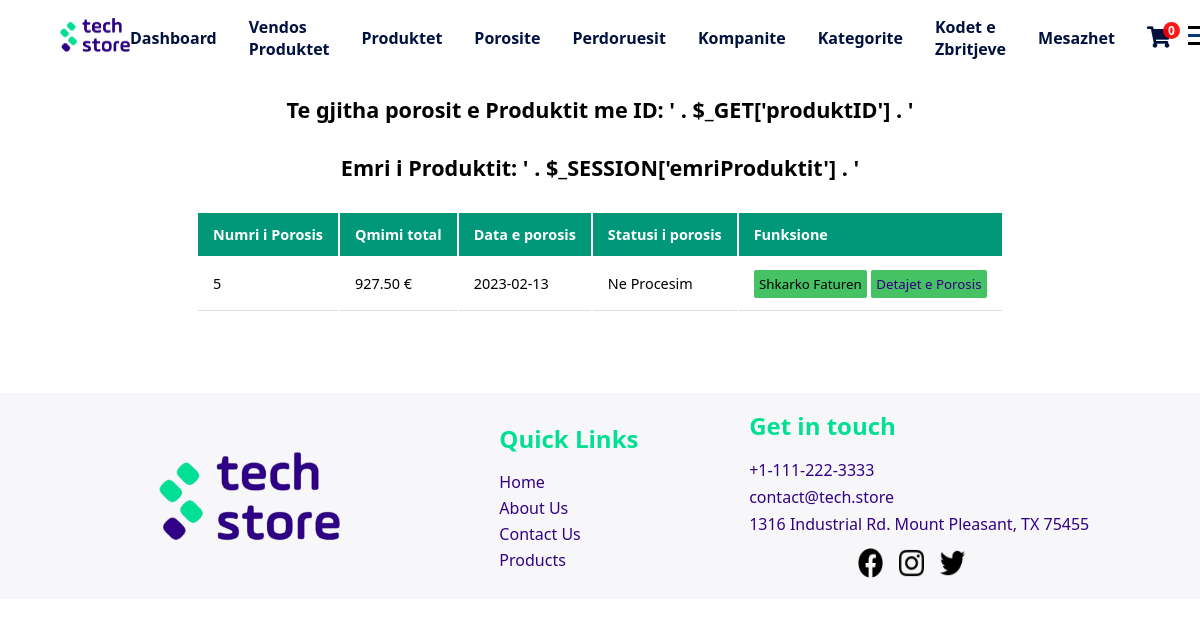
The app's page /php/userPages/porosit.php?produktID=1 (signed in), older data.
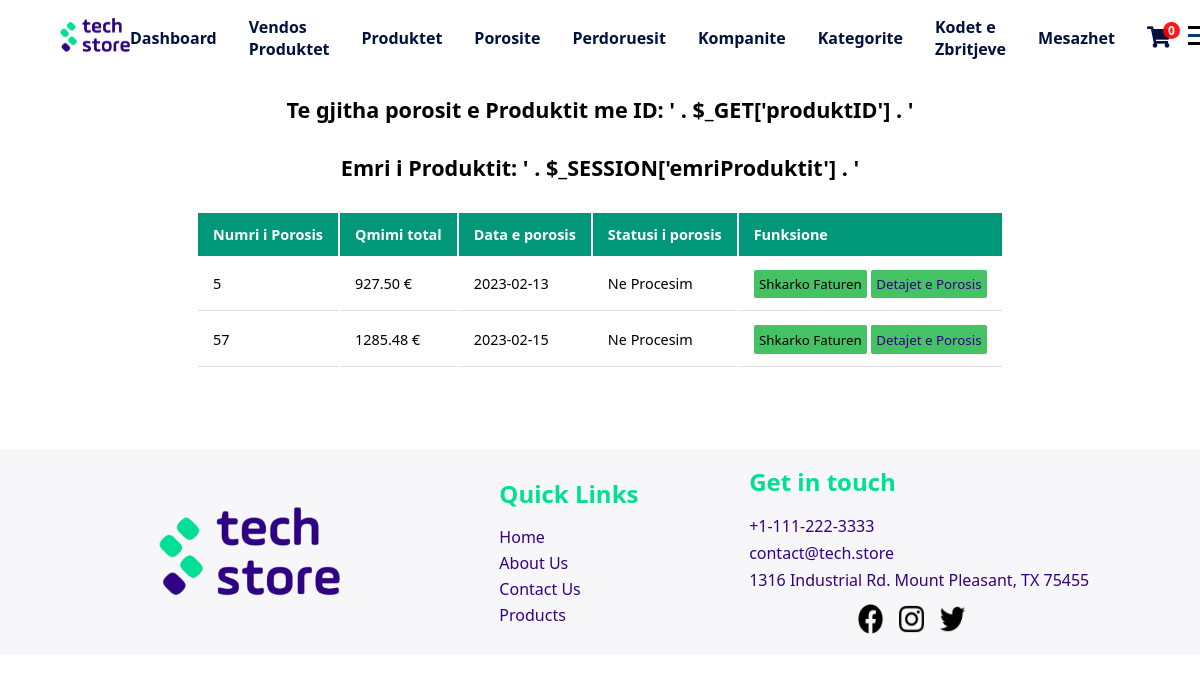
The same page, newer data.
### tables this page shows
CREATE TABLE `porosit` (
  `nrPorosis` int(11) NOT NULL,
  `idKlienti` int(11) DEFAULT NULL,
  `dataPorosis` date NOT NULL DEFAULT current_timestamp(),
  `TotaliPorosis` decimal(10,2) NOT NULL,
  `kodiZbritjes` char(6) DEFAULT NULL,
  `statusiPorosis` varchar(30) NOT NULL DEFAULT 'Ne Procesim'
);

### php/db/dbcon.php (called while the page is built)
<?php
class dbCon
{
    private $conn = '';
    private $hostiIDB = 'localhost';
    private $emriDB = 'techstoredb';
    private $dbUsername = 'root';
    private $dbPass = '';
    public function connDB()
    {
        try {
            $this->conn = new PDO(
                "mysql:host=$this->hostiIDB;dbname=$this->emriDB", $this->dbUsername, $this->dbPass,
                [PDO::ATTR_DEFAULT_FETCH_MODE => PDO::FETCH_ASSOC]
            );
        } catch (PDOException $pdoe) {
            die("Nuk mund të lidhej me bazën e të dhënave {$this->emriDB} :" . $pdoe->getMessage());
        }
        return $this->conn;
    }
}
?>

### php/CRUD/porosiaCRUD.php (the view, shortened to what this page needs)
<?php
require_once('../db/dbcon.php');
class porosiaCRUD extends dbCon
{
    private $produktiID;
    private $dbConn;
    public function __construct($porosiaID = '', $produktiID = '', $userID = '', $emriKlientit = '', $mbiemriKlientit = '', $emailKlientit = '', $nrKontaktit = '', $qyteti = '', $adresaKlientit = '', $dataPorosis = '', $qmimiProd = '', $sasiaPorositur = '', $qmimiTotal = '', $statusiPorosis = '', $kodiZbritjes = '')
    {
        $this->produktiID = $produktiID;
        $this->dbConn = $this->connDB();
    }
    public function setProduktiID($produktiID)
    {
        $this->produktiID = $produktiID;
    }
            ?>
            <?php
    public function shfaqPorositSipasProduktit()
    {
        try {
            $sql = "SELECT p.*, pr.emriProduktit from porosit p
            inner join tedhenatporosis tu on p.nrPorosis = tu.idPorosia
            inner join produkti pr on tu.idProdukti = pr.produktiID
            where tu.idProdukti = ?";
            $stm = $this->dbConn->prepare($sql);
            $stm->execute([$this->produktiID]);
            ?>
            <table>
                <tr>
                    <th>Numri i Porosis</th>
                    <th>Qmimi total</th>
                    <th>Data e porosis</th>
                    <th>Statusi i porosis</th>
                    <th>Funksione</th>
                </tr>
                <?php
                foreach ($stm as $porosia) {
                    ?>
                    <tr>
                        <td>
                            <?php echo $porosia['nrPorosis'] ?>
                        </td>
                        <td>
                            <?php echo $porosia['TotaliPorosis'] ?> €
                        </td>
                        <td>
                            <?php echo $porosia['dataPorosis'] ?>
                        </td>
                        <td>
                            <?php echo $porosia['statusiPorosis'] ?>
                        </td>
                        <td>
                            <a href="../funksione/fatura.php?nrPorosis=<?php echo $porosia["nrPorosis"] ?>" target="_blank"><button
                                    class="edito">Shkarko Faturen</button></a>
                            <button class="edito"><a
                                    href="../userPages/detajetPorosis.php?porosiaID=<?php echo $porosia['nrPorosis'] ?>">Detajet
                                    e Porosis</a></button>
                        </td>
                    </tr>
                    <?php
                }
                ?>
            </table>
            <?php
        } catch (Exception $e) {
            return $e->getMessage();
        }
    }
}
?>

Row changes from the older to the newer data that the page shows:
added porosit: nrPorosis "57", TotaliPorosis "1285.48", dataPorosis "2023-02-15", statusiPorosis "Ne Procesim"
